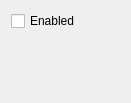
<?xml version="1.0" encoding="UTF-8"?>
<ui version="4.0">
 <class>PowerMateFrame</class>
 <widget class="QFrame" name="PowerMateFrame">
  <property name="geometry">
   <rect>
    <x>0</x>
    <y>0</y>
    <width>131</width>
    <height>103</height>
   </rect>
  </property>
  <property name="windowTitle">
   <string>Frame</string>
  </property>
  <layout class="QVBoxLayout" name="verticalLayout">
   <item>
    <widget class="QCheckBox" name="enabledCb">
     <property name="text">
      <string>Enabled</string>
     </property>
    </widget>
   </item>
   <item>
    <spacer name="verticalSpacer">
     <property name="orientation">
      <enum>Qt::Vertical</enum>
     </property>
     <property name="sizeHint" stdset="0">
      <size>
       <width>20</width>
       <height>40</height>
      </size>
     </property>
    </spacer>
   </item>
  </layout>
 </widget>
 <resources/>
 <connections/>
</ui>
